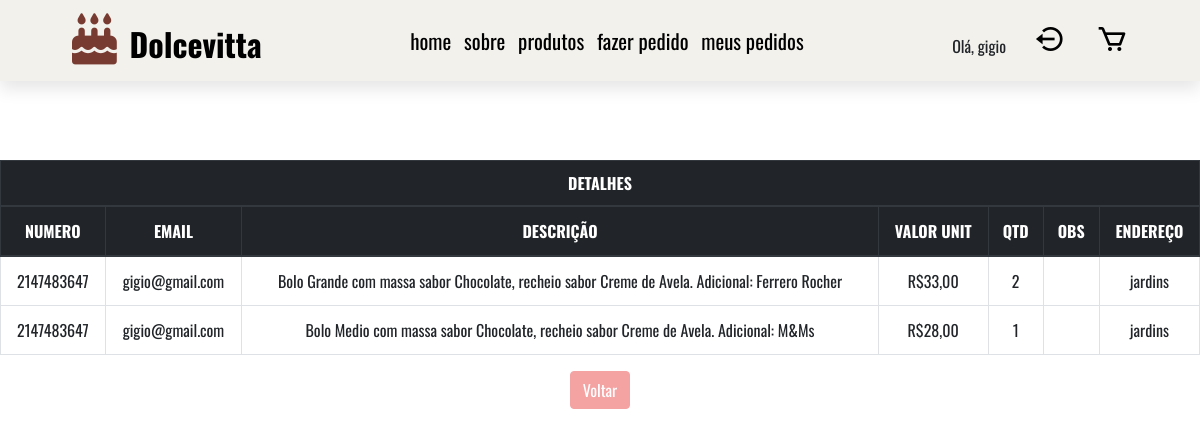
Screenshot of /php/pedidos_infos.php?info=2147483647 (signed in) with the database file from the repository.
### tables this page shows
CREATE TABLE IF NOT EXISTS `tb_pedidos` (
  `indice` int(11) NOT NULL AUTO_INCREMENT,
  `cod_bolo` varchar(8) NOT NULL,
  `num_pedido` varchar(12) NOT NULL,
  `descricao` varchar(120) NOT NULL,
  `email` varchar(60) NOT NULL,
  `obs` varchar(120) NOT NULL,
  `quantidade` int(2) NOT NULL,
  `preco` float NOT NULL,
  `ende` varchar(120) NOT NULL,
  `status_pdd` varchar(10) NOT NULL,
  PRIMARY KEY (`indice`)
);

### php/pedidos_infos.php (the view, shortened to what this page needs)
<?php
if (!isset($_SESSION['logged_in']) || !$_SESSION['logged_in']) {
    header("Location: login.php");
} else {
    if ($_SESSION['usermail'] !== "admin@admin" || $_SESSION['username'] !== "admin") {
    $sql = mysql_query("SELECT descricao, obs, preco/quantidade as preco_unit, quantidade,email,ende,num_pedido
        FROM tb_pedidos WHERE email LIKE '{$_SESSION['usermail']}' AND num_pedido=". $_GET['info']);
    } else {
    $sql = mysql_query("SELECT descricao, obs, preco/quantidade as preco_unit, quantidade,email,ende,num_pedido
    FROM tb_pedidos WHERE num_pedido=". $_GET['info']);
    }
?>
<!DOCTYPE html>
<html>
<head>
    <link rel="stylesheet"
        href="https://unpkg.com/boxicons@latest/css/boxicons.min.css">
    <link rel="stylesheet"
        href="https://cdnjs.cloudflare.com/ajax/libs/font-awesome/6.4.0/css/all.min.css">
    <link rel="stylesheet"
        href="https://cdn.jsdelivr.net/npm/bootstrap@4.0.0/dist/css/bootstrap.min.css"
>
        <link rel="stylesheet" href="../css/style.css">
    </head>
<body>
    <header class="header">
    <a href="../index.php#home" class="logo"><i class="fas fa-birthday-cake"></i>Dolcevitta</a>
        <nav class="navbar" onclick="abrirMenu()">
            <a href="../index.php#home">home</a>
            <a href="../index.php#sobre">sobre</a>
            <a href="../index.php#produtos">produtos</a>
            <a href="../index.php#pedidos">fazer pedido</a>
            <?php
            if(isset($_SESSION['logged_in']) && $_SESSION['logged_in'] == true && $_SESSION['username'] == 'admin') {
                echo '<a href="pedidos_admin.php">pedidos</a>';
            } elseif (isset($_SESSION['logged_in']) && $_SESSION['logged_in'] == true) {
                echo '<a href="pedidos.php">meus pedidos</a>';
            } else {
                echo '<a href="login.php">meus pedidos</a>';}
            ?>
        </nav>
        <div class="icons">
        <?php
            if(isset($_SESSION['logged_in']) && $_SESSION['logged_in'] == true){
                echo 'Olá, '.$_SESSION['username'].'<div id="btn_logout_sub" class="bx bx-log-out-circle"></div>';
            } else {
                echo '<div id="btn_login_sub" class="bx bx-log-in-circle"></div>';
            }
        ?>
            <div id="btn_carrinho_sub" class="bx bx-cart"></div>
        </div>
    </header>
<section class="table-responsive">
	<table class="table table-hover table-bordered">
		<thead class="thead-dark">
<tr>
                        <th colspan="7e" style="padding:10px" class="tabela">DETALHES</th>
                    </tr>
                <tr>
                    <th scope="col">NUMERO</th>
                    <th scope="col">EMAIL</th>
                    <th scope="col">DESCRIÇÃO</th>
                    <th scope="col">VALOR UNIT</th>
                    <th scope="col">QTD</th>
                    <th scope="col">OBS</th>
                    <th scope="col">ENDEREÇO</th>
                </tr>
                </thead>
                <?php
                    while($linha = mysql_fetch_assoc($sql)) {
                ?>
                <tr>
                    <td class="linha-tabela"><?php echo $linha['num_pedido']; ?></td>
                    <td class="linha-tabela"><?php echo $linha['email']; ?></td>
                    <td class="linha-tabela"><?php echo $linha['descricao']; ?></td>
                    <td class="linha-tabela">R$<?php echo $linha['preco_unit']; ?>,00</td>
                    <td class="linha-tabela"><?php echo $linha['quantidade']; ?></td>
                    <td class="linha-tabela"><?php echo $linha['obs']; ?></td>
                    <td class="linha-tabela"><?php echo $linha['ende']; ?></td>
                </tr>
                <?php
                    }
                ?>
        </table>
        <div class="botao-voltar">
            <input type="button" class="btn btn-primary" value="Voltar" onclick="window.location.href='<?php
                if($_SESSION['username'] == 'admin') {
                    echo 'pedidos_admin.php';
                } elseif (isset($_SESSION['logged_in']) && $_SESSION['logged_in'] == true) {
                    echo 'pedidos.php';
                }
                ?>'">
        </div>
</body>
</html>
<?php
}
?>

### css/style.css (style rules this page uses)
:root { --primary-color: #f5a2a2; --secondary: #783b31; --bg: #f2f1ec; --black: #000; --white: #fff; --box-shadow: 0 .5rem 1rem rgba(0, 0, 0, 0.1); }
* { font-family: 'Oswald', sans-serif; margin: 0; padding: 0; box-sizing: border-box; scroll-behavior: smooth; }
body { background-color: var(--bg); max-width: 100vw; overflow-x: hidden; }
.header { position: fixed; top: 0; left: 0; right: 0; background: var(--bg); box-shadow: var(--box-shadow); display: flex; align-items: center; justify-content: space-between; padding: 1.6vh 6%; }
.header .logo { font-size: 2rem; font-weight: bolder; color:var(--black); text-decoration: none; }
.header .logo i { font-size: 3.2rem; color: var(--secondary); padding-right: .8rem; }
.header .navbar a { font-size: 1.5rem; margin: 0 1rem; color: var(--black); transition: 0.3s; text-decoration: none; }
.header .icons div { font-size: 2rem; color: var(--black); margin-left: 1.7rem; cursor: pointer; }
.btn-primary { background-color: var(--primary-color); border-color: var(--primary-color)!important; }
.table-responsive { padding-top: 20vh; min-height: 100vh; min-width: 100vw; background: var(--white); }
.table { text-align: center; }
.botao-voltar { display: flex; text-align: center; justify-content: center; }
@media (max-width:1200px) { .header .navbar a { font-size: 1.3rem; margin: 0 .4rem; } }

### rows the page displays
tb_pedidos: num_pedido "2147483647", email "gigio@gmail.com", descricao "Bolo Grande com massa sabor Chocolate, recheio sabor Creme de Avela. Adicional: Ferrero Rocher", preco_unit "33", quantidade "2", ende "jardins"
tb_pedidos: num_pedido "2147483647", email "gigio@gmail.com", descricao "Bolo Medio com massa sabor Chocolate, recheio sabor Creme de Avela. Adicional: M&Ms", preco_unit "28", quantidade "1", ende "jardins"

### other values shown
$_SESSION['username'] "gigio"
